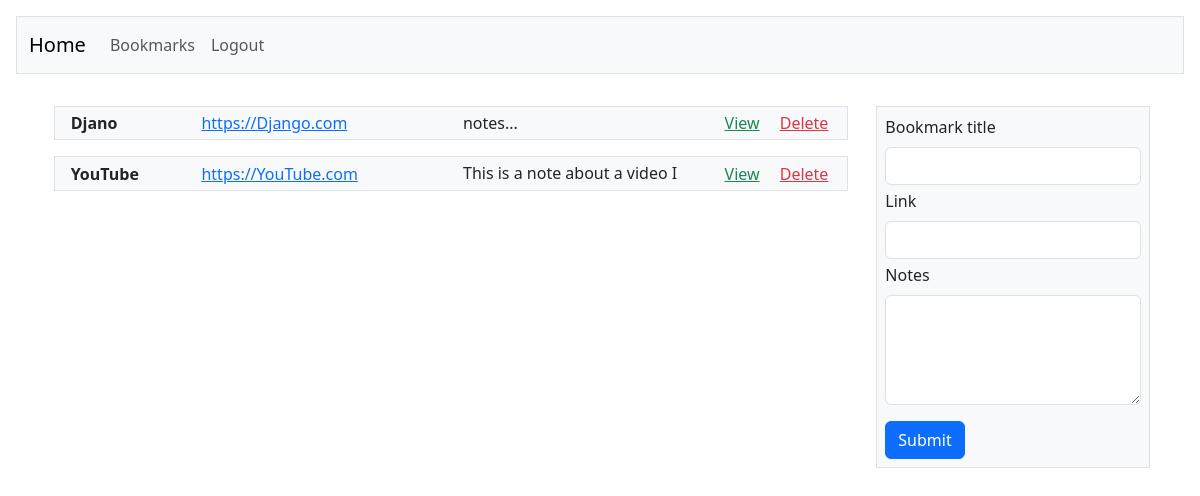
/userhome (signed in), run on an earlier commit of the app's database.
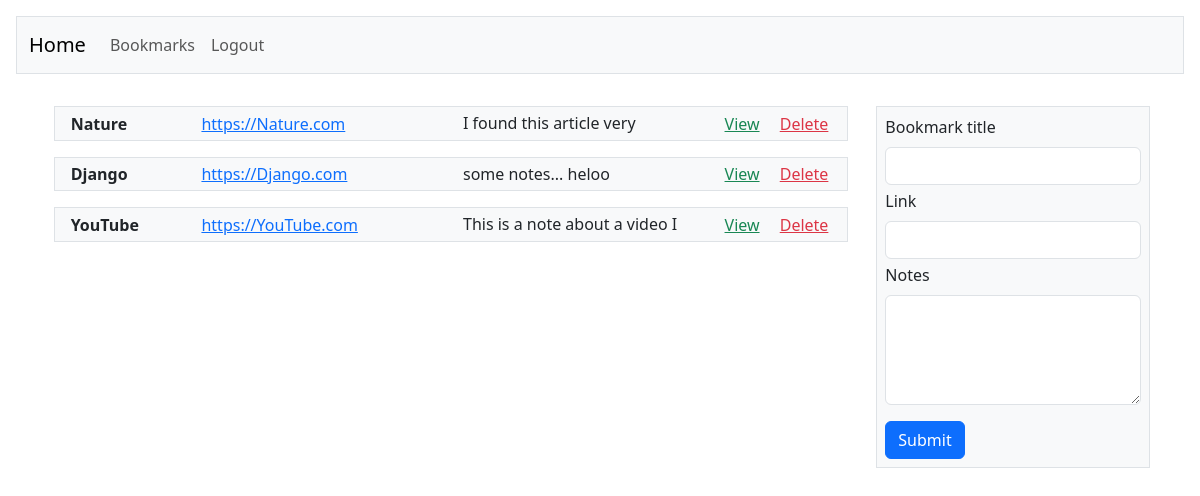
And on a later commit of the database.
### bookmarks_main/models.py (models this page shows, shortened)
class Saved_Bookmarks(models.Model):
    bookmark_title = models.CharField(max_length=250)
    bookmark_address = models.CharField(max_length=1_000)
    bookmark_notes = models.CharField(max_length=100_000, null=True, blank=False)
    bookmark_save_date = models.DateTimeField(auto_now_add=True)
    author = models.ForeignKey(User, on_delete=models.CASCADE)

### bookmarks_main/views.py (the view, shortened to what this page needs)
# urls.py: path('userhome', views.userhome, name='home-page'),
def userhome(request):
    context = {}
    bookmarks = Saved_Bookmarks.objects.filter(author=request.user.id).order_by('-bookmark_save_date')
    context['bookmarks'] = bookmarks
    if request.method == 'POST' and 'delete_bookmark' in request.POST:
        delete_bookmark(request, request.POST['bookmark_id'])
        return HttpResponseRedirect('')
    return render(request, 'bookmarks_main/index.html', context)

### bookmarks_main/templates/bookmarks_main/index.html (shortened to what this page needs)
{% extends './template.html' %}
{% block content %}
    <div class="row mb-3 d-flex justify-content-center">
        <div class="col-lg-3 order-lg-2 ">
            <form method="post">
                    <div class="bg-light p-2 mt-3 border">
                        <label class="form-label">Bookmark title</label>
                        <input type="text" name="new_bookmark_title" class="form-control">
                        <label class="form-label mt-1">Link</label>
                        <input type="text" name="new_bookmark_address" class="form-control">
                        <label class="form-label mt-1">Notes</label>
                        <textarea name="new_bookmark_notes" rows="4" cols="28" class="form-control"></textarea>
                        <input class="btn btn-primary mt-3" type="submit" name="submit_new_bookmark" value="Submit">
                    </div>
            </form>
        </div>
        <div class="col-lg-8 order-lg-1 ms-3 me-3">
            {% if user.is_authenticated %}
                    {% for bookmark in bookmarks %}
                        <form method="post">
                            <div class="row p-1 mt-3 bg-light d-flex align-items-center border">
                                <div class="col-2">
                                    <p class="card-title fw-bold">{{bookmark.bookmark_title}}</p>
                                </div>
                                <div class="col-md-4 text-break overflow-auto">
                                    <p class="card-text" style="max-height:25px;">
                                        <a href="{{bookmark.bookmark_address}}">{{bookmark.bookmark_address}}</a><br>
                                    </p>
                                </div>
                                <div class="col-md-4 text-break overflow-auto">
                                    <p class="card-text" style="max-height:25px;">{{bookmark.bookmark_notes}}</p>
                                </div>
                                <div class="col-md-2">
                                    <a href="{% url 'edit-bookmark' bookmark.id %}" class="text-success me-3">View</a>
                                    <a href="{% url 'delete-bookmark' bookmark.id %}" class="text-danger">Delete</a>
                                </div>
                            </div>
                        </form>
                    {% endfor %}
        </div>
    </div>
    {% else %}
        <p class="text-danger">You must be logged in to see this content</p>
    {% endif %}
{% endblock %}

What changed in the data, as far as the page shows it:
added Saved_Bookmarks: bookmark_title "Nature", bookmark_address "https://Nature.com", bookmark_notes "I found this article very…"
changed Saved_Bookmarks "https://Django.com": bookmark_title "Djano" → "Django"; bookmark_notes "notes..." → "some notes... heloo"
